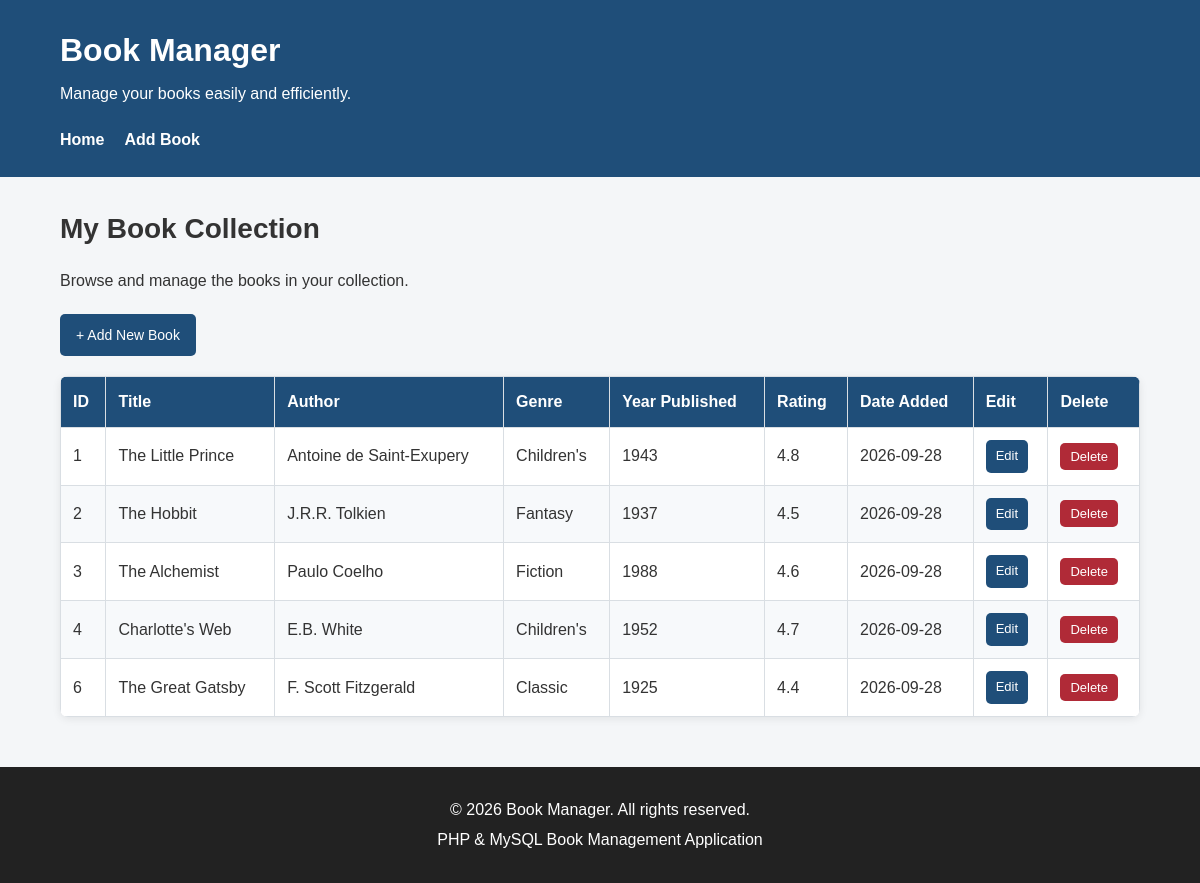
The page / on the database its author committed.
### tables this page shows
CREATE TABLE `books` (
  `id` int(11) NOT NULL,
  `title` varchar(255) NOT NULL,
  `author` varchar(255) NOT NULL,
  `genre` varchar(100) NOT NULL,
  `year_published` int(4) NOT NULL,
  `rating` decimal(3,1) NOT NULL,
  `date_added` date NOT NULL
);

### index.php (the view, shortened to what this page needs)
<?php
require_once "db.php";
function escape($value)
{
    return htmlspecialchars($value, ENT_QUOTES, 'UTF-8');
}
try {
    $sql = "
        SELECT
            id,
            title,
            author,
            genre,
            year_published,
            rating,
            date_added
        FROM books
        ORDER BY id ASC
    ";
    $statement = $pdo->prepare($sql);
    $statement->execute();
    $books = $statement->fetchAll(PDO::FETCH_ASSOC);
} catch (PDOException $e) {
    header("Location: error.php");
    exit;
}
require_once "header.php";
?>
<section class="page-heading">
    <h2>My Book Collection</h2>
    <p>
        Browse and manage the books in your collection.
    </p>
</section>
<div class="action-bar">
    <a href="add.php" class="button">
        + Add New Book
    </a>
</div>
<?php if (count($books) === 0): ?>
    <section class="empty-message">
        <h3>No Books Found</h3>
        <p>
            Your book collection is currently empty.
        </p>
    </section>
<?php else: ?>
    <div class="table-container">
        <table>
            <thead>
                <tr>
                    <th>ID</th>
                    <th>Title</th>
                    <th>Author</th>
                    <th>Genre</th>
                    <th>Year Published</th>
                    <th>Rating</th>
                    <th>Date Added</th>
                     <th>Edit</th>
                     <th>Delete</th>
                </tr>
            </thead>
            <tbody>
                <?php foreach ($books as $book): ?>
                    <tr>
                        <td>
                            <?= escape($book['id']) ?>
                        </td>
                        <td>
                            <?= escape($book['title']) ?>
                        </td>
                        <td>
                            <?= escape($book['author']) ?>
                        </td>
                        <td>
                            <?= escape($book['genre']) ?>
                        </td>
                        <td>
                            <?= escape($book['year_published']) ?>
                        </td>
                        <td>
                            <?= escape($book['rating']) ?>
                        </td>
                        <td>
                            <?= escape($book['date_added']) ?>
                        </td>
                        <td class="actions">
                           <a
                         href="edit.php?id=<?= escape($book['id']) ?>"
                         class="button small-button"
                   >
                      Edit
                  </a>
             </td>
            <td class="actions">
                <form
                   method="POST"
                   action="delete.php"
                   style="display: inline;"
                    onsubmit="return confirm('Are you sure you want to delete this book?');"
                 >
                     <button
                        type="submit"
                        class="button small-button delete-button"
        >
                   Delete
                </button>
             </form>
         </td>
                <?php endforeach; ?>
            </tbody>
        </table>
    </div>
<?php endif; ?>
<?php
require_once "footer.php";
?>

### header.php (shortened to what this page needs)
<!DOCTYPE html>
<html lang="en">
<head>
    <link rel="stylesheet" href="css/style.css">
</head>
<body>
    <header class="site-header">
        <div class="container">
            <h1>Book Manager</h1>
            <p class="tagline">
                Manage your books easily and efficiently.
            </p>
            <nav class="main-navigation">
                <a href="index.php">Home</a>
                <a href="add.php">Add Book</a>
            </nav>
        </div>
    </header>
    <main class="container">

### footer.php (shortened to what this page needs)
    </main>
    <footer class="site-footer">
        <div class="container">
            <p>
                &copy; 2026 Book Manager. All rights reserved.
            </p>
            <p>
                PHP &amp; MySQL Book Management Application
            </p>
        </div>
    </footer>
</body>
</html>

### css/style.css (style rules this page uses)
* { box-sizing: border-box; }
body { margin: 0; font-family: Arial, Helvetica, sans-serif; background-color: #f4f6f8; color: #333333; line-height: 1.6; }
.container { width: 90%; max-width: 1200px; margin: 0 auto; }
.site-header { background-color: #1f4e79; color: white; padding: 25px 0; margin-bottom: 30px; }
.site-header h1 { margin: 0; font-size: 32px; }
.tagline { margin: 5px 0 20px; font-size: 16px; }
.main-navigation { display: flex; gap: 20px; flex-wrap: wrap; }
.main-navigation a { color: white; text-decoration: none; font-weight: bold; }
.page-heading { margin-bottom: 20px; }
.page-heading h2 { margin-bottom: 5px; font-size: 28px; }
.action-bar { margin-bottom: 20px; }
.button { display: inline-block; background-color: #1f4e79; color: white; text-decoration: none; padding: 10px 16px; border-radius: 5px; border: none; cursor: pointer; font-size: 14px; }
.small-button { padding: 6px 10px; font-size: 13px; }
.delete-button { background-color: #b02a37; }
.table-container { width: 100%; overflow-x: auto; background-color: white; border-radius: 8px; box-shadow: 0 2px 8px rgba(0, 0, 0, 0.08); }
table { width: 100%; border-collapse: collapse; min-width: 850px; }
thead { background-color: #1f4e79; color: white; }
th { padding: 12px; text-align: left; border: 1px solid #d9dee3; }
td { padding: 12px; border: 1px solid #d9dee3; vertical-align: middle; }
tbody tr:nth-child(even) { background-color: #f7f9fb; }
.actions { white-space: nowrap; }
.site-footer { margin-top: 50px; padding: 25px 0; background-color: #222222; color: white; text-align: center; }
.site-footer p { margin: 5px 0; }

### rows shown on the page
books: id "1", title "The Little Prince", author "Antoine de Saint-Exupery", genre "Children's", year_published "1943", rating "4.8", date_added "2026-09-28"
books: id "2", title "The Hobbit", author "J.R.R. Tolkien", genre "Fantasy", year_published "1937", rating "4.5", date_added "2026-09-28"
books: id "3", title "The Alchemist", author "Paulo Coelho", genre "Fiction", year_published "1988", rating "4.6", date_added "2026-09-28"
books: id "4", title "Charlotte's Web", author "E.B. White", genre "Children's", year_published "1952", rating "4.7", date_added "2026-09-28"
books: id "6", title "The Great Gatsby", author "F. Scott Fitzgerald", genre "Classic", year_published "1925", rating "4.4", date_added "2026-09-28"
